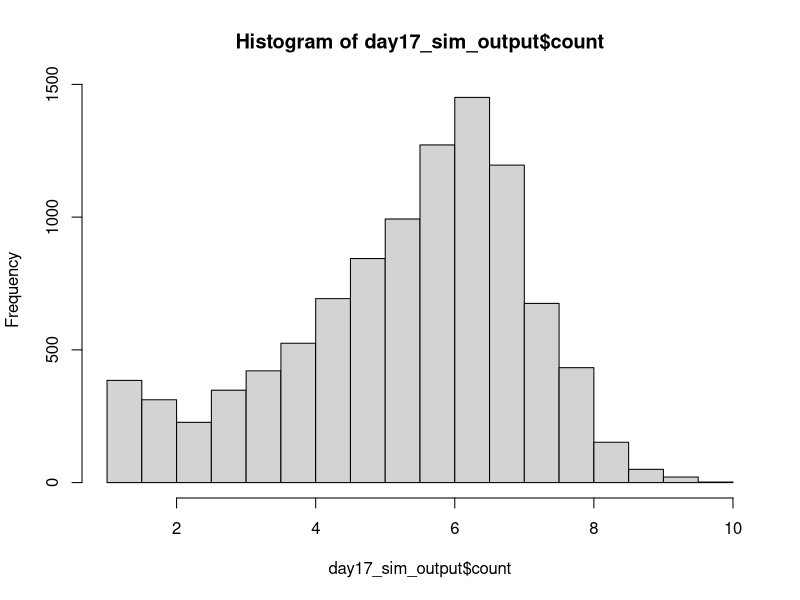
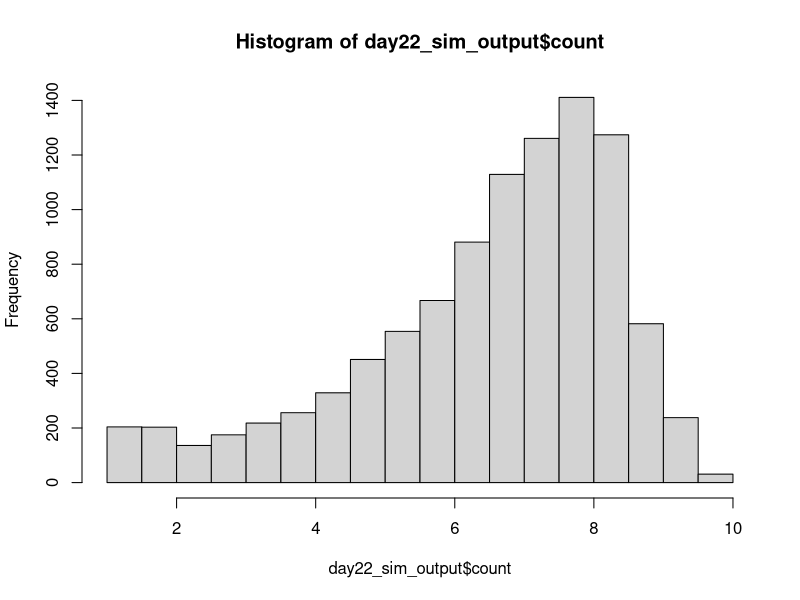

Source code (R) for these figures, in order: (Note: this script raises an error after producing the figures.)
## ---------------------------Title---------------------------------------------
# CIDA Shelf Life Model

## ---------------------------Description---------------------------------------
# Project: CIDA Spinach 

# Description: 

## ---------------------------Packages------------------------------------------

#   Loading packages
library(dplyr); library(MASS); library(VGAM)

## ---------------------------Seed----------------------------------------------

#Set seed
set.seed(1)

## ---------------------------Inputs--------------------------------------------

#Load in data

strain_param <- read.csv("primary_model_parameters_strain_by_rep_2022_08_26.csv", header = TRUE)
apc_param <- read.csv("primary_model_parameters_apc_by_rep_2022_09_01.csv", header = TRUE)

mumax_secon <- read.csv("secondary_model_mumax_strain_by_rep_2022-09-01.csv", header = TRUE)
lag_secon <- read.csv("secondary_model_lag_strain_by_rep_2022_09_01.csv", header = TRUE)
lag_apc_secon <- read.csv("secondary_model_lag_apc_by_rep2022_09_01.csv", header = TRUE)

initial_count <- read.csv("initial_distribution_2022_08_24.csv", header = TRUE)
st_frequency <- read.csv("st_frequency_2022_05_18.csv", header = TRUE)

#Change strain parameters to lowercase 
strain_param$isolate <- tolower(strain_param$isolate)
apc_param$isolate <- tolower(apc_param$isolate)

mumax_secon$isolate <- tolower(mumax_secon$isolate)
lag_secon$isolate <- tolower(lag_secon$isolate)

#Initial Count Distribution: Log transforming initial count, and fitting a normal distribution to the data
initial_count_dist <- function(n){
  a <- runif(n, min = initial_count$min, max = initial_count$max)
  ans <- a*0.4
  return(ans)
}

#ST Distribution
isolates <- st_frequency$cida_isolates
st_prev <- st_frequency$frequency

st_dist <- function(n) {
ans <- sample(isolates, size = n, prob = st_prev, replace = T)
return(ans)
}

#Storage Temperature Distribution
temp_location <- 4
temp_shape <- 2.31

temp_dist <- function(n) {
  ans <- rlaplace(n, temp_location, temp_shape)
  for(i in 1:n)
  while (ans[i] < 0 | ans[i] > 10) {
    ans[i] <- rlaplace(1, temp_location, temp_shape)
  }
  return(ans)
}

#Primary Growth Models 


#Baranyi
baranyi <- function(day, log10n0, log10nmax, mumax, lag){
  log10n <- log10nmax + log10((-1 + exp(mumax * lag) + exp(mumax * day))/(exp(mumax * day) - 1 + exp(mumax * lag) * 10^(log10nmax - log10n0)))
}

#Baranyi without lag
baranyi_no_lag <- function(day, log10n0, log10nmax, mumax){
  log10n <- log10nmax - log10(1 + (10^(log10nmax - log10n0) - 1) * exp(-mumax * day))
}

#Buchanan
buchanan <- function(day, log10n0, log10nmax, mumax, lag){
  log10n <- log10n0 + (day >= lag) * (day <= (lag + (log10nmax - log10n0) * log(10) / mumax)) * mumax * (day - lag) / log(10) + (day >= lag) * (day>(lag + (log10nmax - log10n0) * log(10) / mumax)) * (log10nmax - log10n0)
}

#Buchanan without lag
buchanan_no_lag <- function(day, log10n0, log10nmax, mumax){
  log10n <- log10n0 + (day <= ((log10nmax - log10n0) * log(10) / mumax)) * mumax * day / log(10) + (day > ((log10nmax - log10n0) * log(10) / mumax)) * (log10nmax - log10n0)
}

#Gompertz
gompertz <- function(day, log10n0, log10nmax, mumax, lag){
  log10n <- log10n0 + (log10nmax - log10n0) * exp(-exp(mumax * exp(1) * (lag - day) / ((log10nmax - log10n0) * log(10)) + 1))
}


log10N_with_lag <- function(day, log10n0, log10nmax, mumax, lag, model) {
  ans <- numeric(length = length(day))
  for(i in seq_along(day)){
    if (model[i] == "baranyi") {
      ans[i] <- baranyi(day[i], log10n0[i], log10nmax[i], mumax[i], lag[i])
    }
    else if(model[i] == 'buchanan') {
      ans[i] <- buchanan(day[i], log10n0[i], log10nmax[i], mumax[i], lag[i])
    }
    else if(model[i] == "gompertz"){
      ans[i] <- gompertz(day[i], log10n0[i], log10nmax[i], mumax[i], lag[i])
    } 
    else{
      stop(paste0(model, " is not a valid model name. Must be one of Buchanan, Baranyi, Gompertz."))
    }
  }
  return(ans)
  
}

log10N_without_lag <- function(day, log10n0, log10nmax, mumax, model) {
  ans <- numeric(length = length(day))
  for(i in seq_along(day)){
    if (model[i] == "baranyi_no_lag") {
      ans[i] <- baranyi_no_lag(day[i], log10n0[i], log10nmax[i], mumax[i])
    }
    else if(model[i] == 'buchanan_no_lag') {
      ans[i] <- buchanan_no_lag(day[i], log10n0[i], log10nmax[i], mumax[i])
    }
    else{
      stop(paste0(model, " is not a valid model name. Must be one of Buchanan, Baranyi, Gompertz."))
    }
  }
  return(ans)
  
}

#Secondary model 

NewMu <- function(temp, b, temp_min) {
  sqrt_mu <- b*(temp - temp_min)
  ans <- sqrt_mu^2
  return(ans)
}

NewLag <- function(temp, b, temp_min) {
  sqrt_lag <- b*(temp - temp_min)
  ans <- sqrt_lag^2
  return(ans)
}

## ---------------------------Simulation Overview-------------------------------

n_packages <- 10000
n_sim <- n_packages
n_day <- 22

## ---------------Assigning Model Inputs----------------------------------------

#Assigning initial count, ST and temperature to each package
packages_sim <- data.frame(matrix(, nrow = n_sim, ncol = 9))
colnames(packages_sim) <- c("package", "initial_count", "storage_temp", "isolate", "isolate_rep", "model", "lag", "mu", "nmax")

packages_sim$package <- rep(1:n_packages)
packages_sim$initial_count <- initial_count_dist(n_sim)
packages_sim$storage_temp <- temp_dist(n_sim)
packages_sim$isolate <- st_dist(n_sim)
packages_sim$isolate_rep <- sample(1:3, n_sim, replace = TRUE)

#Assigning a growth model to each package. The selected model will be the best fitting model at 6˚C 
for(i in 1:n_sim){
  strain_index <- which(packages_sim$isolate[i] == strain_param$isolate & packages_sim$isolate_rep[i] == strain_param$rep & 6 == strain_param$temp)
  packages_sim$model[i] <- strain_param$model_type[strain_index]
}

#Assign lag to each package

for(i in 1:n_sim){
  rep <- packages_sim$isolate_rep[i]
  if(packages_sim$isolate[i] == "s12-0180"){
    rep <- sample(c(1, 3), 1, replace = TRUE)
  } else if (packages_sim$isolate[i] == "s12-0184"){
    rep <- 1
  } else if (packages_sim$isolate[i] == "s12-0132"){
    rep <- 3
  }  else {
    rep <- rep
  }
  apc_lag <- 0
  strain_index <- which(packages_sim$isolate[i] == lag_secon$isolate & rep == lag_secon$rep)
  strain_lag <- NewLag(packages_sim$storage_temp[i], lag_secon$b_mu[strain_index], lag_secon$temp_min_mu[strain_index])
  strain_lag <- ifelse(packages_sim$isolate[i] == "s12-0166", 0, strain_lag)
  packages_sim$lag[i] <- runif(n = 1, min = min(strain_lag, apc_lag), max = max(strain_lag, apc_lag))
  packages_sim$lag[i] <- packages_sim$lag[i]
}

packages_sim$lag <- ifelse(packages_sim$model %in% c("baranyi_no_lag", "buchanan_no_lag"), NA, packages_sim$lag)

#Assign mumax to each package
for(i in 1:n_sim){
  rep <- ifelse(packages_sim$isolate[i] == "s12-0141", 1, packages_sim$isolate_rep[i])
  strain_index <- which(packages_sim$isolate[i] == mumax_secon$isolate & rep == mumax_secon$rep)
  package_mu <- NewMu(packages_sim$storage_temp[i], mumax_secon$b_mu[strain_index], mumax_secon$temp_min_mu[strain_index])
  packages_sim$mu[i] <- package_mu
}

#Assign nmax to each package
for(i in 1:n_sim){
  rep <- packages_sim$isolate_rep[i]
strain_index <- which(packages_sim$isolate[i] == strain_param$isolate & rep == strain_param$rep & 6 == strain_param$temp)
apc_index <- which(packages_sim$isolate[i] == apc_param$isolate & rep == apc_param$rep & 6 == apc_param$temp)
strain_nmax <- strain_param$nmax[strain_index]
apc_nmax <- apc_param$nmax[strain_index]
packages_sim$nmax[i] <- runif(n = 1, strain_nmax, apc_nmax)
packages_sim$nmax[i] <- packages_sim$nmax[i]
}

## ----------------Assessing Growth Over Shelf Life-----------------------------

models_with_lag <- c("baranyi", "buchanan", "gompertz")

shelf_life_sim <- packages_sim[rep(seq_len(nrow(packages_sim)), each = 22), ]
rownames(shelf_life_sim) <- 1:nrow(shelf_life_sim)
shelf_life_sim["day"] <- rep(1:n_day, times = n_sim)
shelf_life_sim["count"] <- NA

shelf_life_sim[is.na(shelf_life_sim$lag), ] <- shelf_life_sim[is.na(shelf_life_sim$lag), ] %>% 
  mutate(count = log10N_without_lag(day, initial_count, nmax, mu, model))

shelf_life_sim[!is.na(shelf_life_sim$lag), ] <- shelf_life_sim[!is.na(shelf_life_sim$lag), ] %>% 
  mutate(count = log10N_with_lag(day, initial_count, nmax, mu, lag, model))

## --------------------------------Plotting Outcome-----------------------------

day17_sim_output <- shelf_life_sim %>%
  filter(day == 17)

h17 <- hist(day17_sim_output$count)
h17


day22_sim_output <- shelf_life_sim %>%
  filter(day == 22)

h22 <- hist(day22_sim_output$count)
h22

## --------------------------------Threshold------------------------------------

sa_temp <- shelf_life_sim %>%
  group_by(day) %>%
  summarise(prop_fail = sum(count > 7.6)/n_packages) %>%
  mutate(adj = 0.4) %>%
  mutate(param = "n0")

## --------------------------------Export---------------------------------------

date <- Sys.Date()
date <- gsub("-", "_", date)
file_name <- paste0("output/sa_n0_", date,".csv")
  
write.table(sa_temp, file_name, sep = ",", col.names = !file.exists(file_name), append = T, row.names = FALSE)
